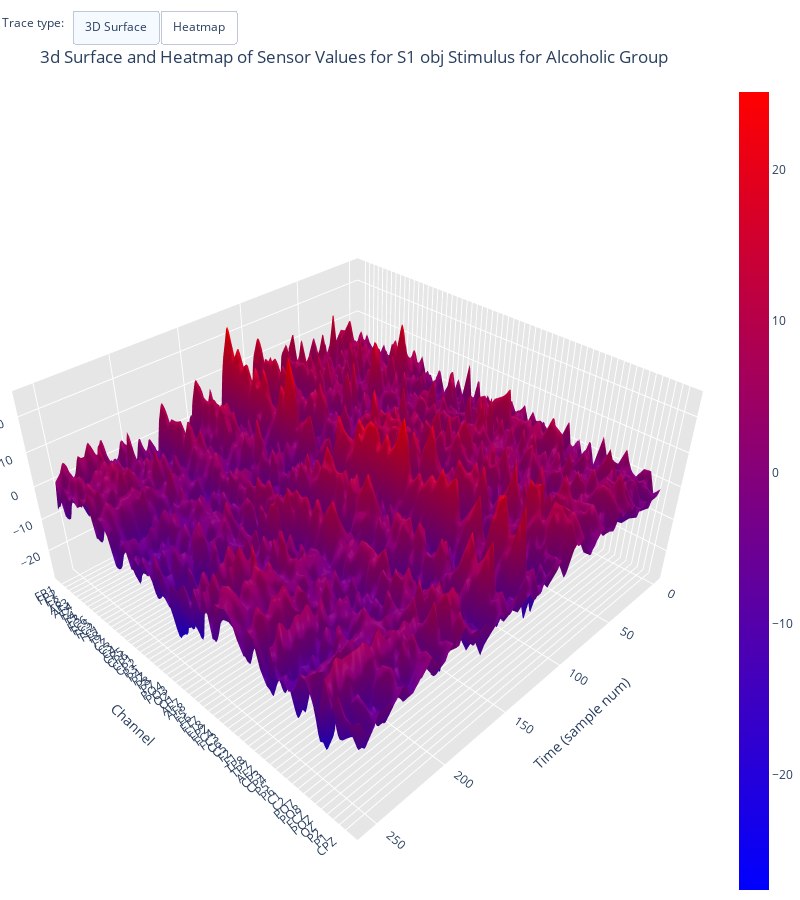

Notebook code for this chart:
### Code cell
plot_3dSurface_and_heatmap(stimulus=stimulus, group='a', df=S1_sample_df)

### Figure 1 — Plotly figure (JSON) as saved in the notebook; plotly's stock layout.template omitted (floating-point values rounded to 4 significant figures; data arrays with more than 128 entries replaced by an {"elided": "..."} marker saying what was removed)
{"data": [{"colorscale": [[0, "rgb(0,0,255)"], [1, "rgb(255,0,0)"]], "type": "surface", "z": {"elided": "61x256 float values"}}], "layout": {"annotations": [{"align": "left", "showarrow": false, "text": "Trace type:", "x": 0, "y": 1.085, "yref": "paper"}], "autosize": false, "height": 900, "margin": {"b": 0, "l": 0, "r": 0, "t": 0}, "scene": {"aspectmode": "manual", "aspectratio": {"x": 1, "y": 1, "z": 0.5}, "xaxis": {"backgroundcolor": "rgb(230, 230,230)", "gridcolor": "rgb(255, 255, 255)", "showbackground": true, "title": {"text": "Time (sample num)"}}, "yaxis": {"backgroundcolor": "rgb(230, 230, 230)", "gridcolor": "rgb(255, 255, 255)", "showbackground": true, "ticktext": ["FP1", "FP2", "F7", "F8", "AF3", "AF4", "FZ", "F4", "F3", "FC6", "FC5", "FC2", "FC1", "T8", "T7", "CZ", "C3", "C4", "CP5", "CP6", "CP1", "CP2", "P3", "P4", "PZ", "P8", "P7", "PO4", "PO3", "O2", "O1", "AF7", "AF8", "F5", "F6", "FT7", "FT8", "FPZ", "FC4", "FC3", "C6", "C5", "F2", "F1", "TP8", "TP7", "AFZ", "CP3", "CP4", "P5", "P6", "C1", "C2", "PO7", "PO8", "FCZ", "POZ", "OZ", "P2", "P1", "CPZ"], "tickvals": [0, 1, 2, 3, 4, 5, 6, 7, 8, 9, 10, 11, 12, 13, 14, 15, 16, 17, 18, 19, 20, 21, 22, 23, 24, 25, 26, 27, 28, 29, 30, 31, 32, 33, 34, 35, 36, 37, 38, 39, 40, 41, 42, 43, 44, 45, 46, 47, 48, 49, 50, 51, 52, 53, 54, 55, 56, 57, 58, 59, 60], "title": {"text": "Channel"}, "zerolinecolor": "rgb(255, 255, 255)"}, "zaxis": {"backgroundcolor": "rgb(230, 230,230)", "gridcolor": "rgb(255, 255, 255)", "showbackground": true, "title": {"text": "Sensor Value"}, "zerolinecolor": "rgb(255, 255, 255)"}}, "title": {"text": "<br>3d Surface and Heatmap of Sensor Values for S1 obj Stimulus for Alcoholic Group"}, "updatemenus": [{"buttons": [{"args": ["type", "surface"], "label": "3D Surface", "method": "restyle"}, {"args": ["type", "heatmap"], "label": "Heatmap", "method": "restyle"}], "direction": "left", "pad": {"r": 10, "t": 10}, "showactive": true, "type": "buttons", "x": 0.1, "xanchor": "left", "y": 1.1, "yanchor": "top"}], "width": 800}}
